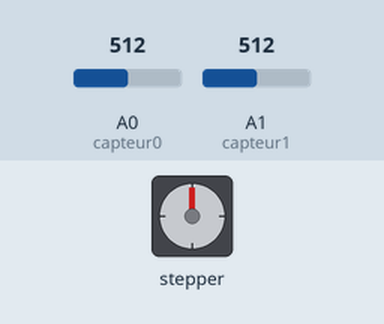
Bench run of a sketch on a simulated Arduino Uno, built with avr-gcc and run on an emulated ATmega328P. On the bench: stepper motor. Wiring (inferred from the names in the program): stepper motor driver (200 steps per turn assumed): step pin 3; direction pin 2. The test bench sets the inputs (shaded band); at power-on: A0 (capteur0) = 512, A1 (capteur1) = 512. What the sketch prints to the serial monitor is not drawn.

Above: at 10.9 s.
11.0 s: A0 (capteur0) set to 551
24.1 s: A1 (capteur1) set to 306
37.2 s: A1 (capteur1) set to 716
50.3 s: A0 (capteur0) set to 900
63.4 s: A1 (capteur1) set to 1010
Timing chart, 0 to 124.0 s (numbered marks = the images above; inputs shaded):
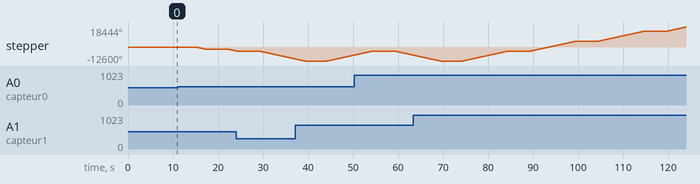

The sketch:

suivi_solaire_1.ino
```cpp
 const int dirPin = 2;  // Direction
const int stepPin = 3; // Step
int capteur0=A0;
int capteur1= A1;
// Motor steps per rotation
const int STEPS_PER_REV = 200;
int valeur0;
int valeur1;

int difference;
//bool a= true;


void tourned250(void){
  digitalWrite(dirPin,LOW);

  for(int x = 0; x < 1000; x++) {
    digitalWrite(stepPin,HIGH);
    delayMicroseconds(1000);
    digitalWrite(stepPin,LOW);
    delayMicroseconds(1000);
     }
 }

void tourneg250(void){
      digitalWrite(dirPin,HIGH);

  for(int x = 0; x < 1000 ; x++) {
    digitalWrite(stepPin,HIGH);
    delayMicroseconds(1000);
    digitalWrite(stepPin,LOW);
    delayMicroseconds(1000);
  }
}

  void tourned400(void){
  digitalWrite(dirPin,LOW);
  for(int x = 0; x < 2500; x++) {
    digitalWrite(stepPin,HIGH);
    delayMicroseconds(1000);
    digitalWrite(stepPin,LOW);
    delayMicroseconds(1000);
     }
 }

  void tourneg400(void){
      digitalWrite(dirPin,HIGH);
  for(int x = 0; x < 2500 ; x++) {
    digitalWrite(stepPin,HIGH);
    delayMicroseconds(1000);
    digitalWrite(stepPin,LOW);
    delayMicroseconds(1000);
   }
  }

   void tourned800(void){
      digitalWrite(dirPin,LOW);
  for(int x = 0; x < 5000 ; x++) {
    digitalWrite(stepPin,HIGH);
    delayMicroseconds(1000);
    digitalWrite(stepPin,LOW);
    delayMicroseconds(1000);
  }
   }

     void tourneg800(void){
      digitalWrite(dirPin,HIGH);
  for(int x = 0; x < 5000 ; x++) {
    digitalWrite(stepPin,HIGH);
    delayMicroseconds(1000);
    digitalWrite(stepPin,LOW);
    delayMicroseconds(1000);
  }
}

 void stope (void)
    {
     for(int x = 0; x < 50; x++) {
    digitalWrite(stepPin, LOW);
    delayMicroseconds(1000);
    digitalWrite(stepPin,LOW);
    delayMicroseconds(1000);
      }
    }

void setup() {

  pinMode(stepPin,OUTPUT);
  pinMode(dirPin,OUTPUT);
  pinMode(capteur0,INPUT);
  pinMode(capteur1,INPUT);
  Serial.begin(115200);
}


void loop() {
 delay(5000);

  valeur0= analogRead(capteur0);
  valeur1= analogRead(capteur1);


  difference = (abs(valeur0- valeur1));
     Serial.print("valeur1=:");
     Serial.println(valeur0);
     Serial.print("valeur2=:");
     Serial.println(valeur1);
     Serial.print("la difference =");
      Serial.print(difference );

    if (( difference < 25 ))
    {
     stope();
     Serial.println (" Stope ");
    }
    else if(( 25 < difference && difference < 45 )){
      if (valeur0>valeur1){
        tourned250();
        Serial.println (" tourned200 ");
        }
      else {
       tourneg250();
        Serial.println (" tourneg200 ");
       }
       }

     else if (( 45 < difference && difference < 65 )) {
      if (valeur0>valeur1){
        tourned400();
         Serial.println (" tourned400 ");
        }
      else {
        tourneg400();
         Serial.println (" tourneg400 ");
       }
     }

     else if (( 65 < difference )) {
      if (valeur0>valeur1){
        tourned800();
         Serial.println (" tourned800");
        }
      else {
        tourneg800();
         Serial.println (" tourneg800");
       }
     }
  }
```

Measured:
- after the input at 11.0 s, stepper: turns 1800° counter-clockwise in 2.0 s, then 1675° counter-clockwise in 1.9 s
